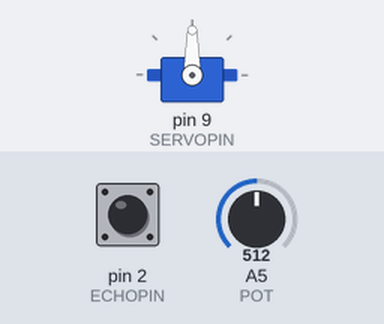
Simulated run of this program. Board: Arduino Uno, built with avr-gcc and run on an emulated ATmega328P. Parts: servo. Inputs (shaded band) come from the test bench; at power-on: A5 (POT) = 512, pin 2 (ECHOPIN) LOW.

Above: at 1.2 s.
1.3 s: A5 (POT) set to 306
At 8.7 s:
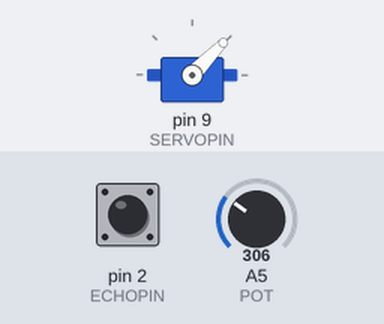
9.5 s: A5 (POT) set to 511
At 13.3 s:
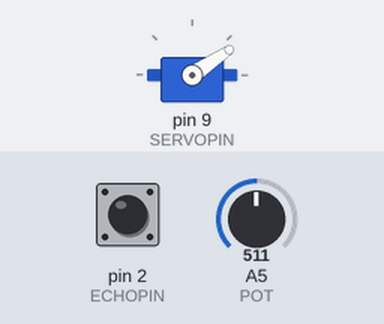
13.6 s: A5 (POT) set to 900
At 17.2 s:
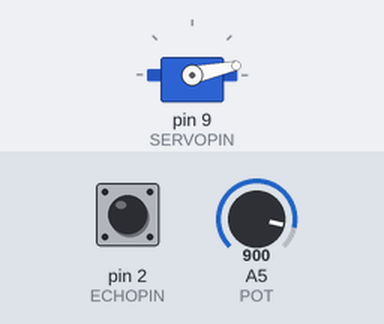
24.5 s: pin 2 (ECHOPIN) pulsed HIGH 2 times (0.12 s each, 0.3 s apart)
At 28.3 s:
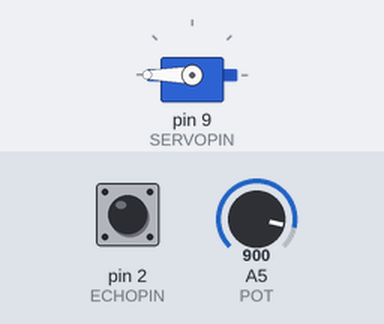
32.4 s: pin 2 (ECHOPIN) pulsed HIGH 5 times (0.12 s each, 0.3 s apart)
44.8 s: A5 (POT) set to 716
Timing chart, 0 to 53.4 s (numbered marks = the images above; inputs shaded):
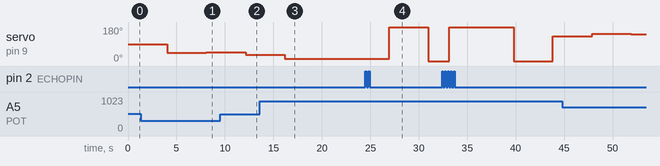

The program:

main.cpp
```cpp
#include <Servo.h>
#include <Wire.h>

// Introduce servo object
Servo servo;

// MACRODEFINITIONS
#define TRIGPIN 4
#define ECHOPIN 2
#define SERVOPIN 9
#define POT A5
// This potentiometer is used to set the 'set-point', the point to
// which the system tries to return the ball to.


// VARIABLE DEFINITIONS
long duration;
float distance;
float elapsed_time, time, timePrev; // For use in derivative component.
float dist_prev_error, dist_error;
float set_point = 21.0; // Mid point of the balance.
float servo_angle;
float time_diff;
float time1 = 0;
float point_change;
int counter = 1;
float total;

// PID CONSTANTS
const float kp = 5.3;
const float ki = 0.07;
const float kd = 1800;
float P, I, D, PID_total;


// TEMPERATURE AND HUMIDITY
// Adjust these values each time for best results.
const float hum = 83.0; // 70%
const float temp = 25.0; // degrees celcius
const float sound_sp = ((331.4 + (0.606*temp) + (0.0124*hum))/10000); // from m/s to cm/ms


void setup() {

  pinMode(TRIGPIN, OUTPUT);
  pinMode(ECHOPIN, INPUT);
  pinMode(SERVOPIN, OUTPUT); // dunno if you need this
  servo.attach(9); // to control servo with pin 9
  servo.write(90); // to make balance horizontal to start
  Serial.begin(9600);

}

void loop() {

  distance = get_distance(); // Read distance of ball from center (error)
  total += distance;

  // Calculate PID values based on average of 4 distance readings, to
  // reduce the jitter introduced in the system with consecutive
  // readings.
  if (counter % 4 == 0) {

    set_point = set_centre();

    time_diff = (millis() - time1);  // Used with derivative component.
    distance = (total/4);  // Get the average of the 4 values.
    time1 = millis();

    dist_error = set_point - distance;

    P = kp * dist_error; // P value

    D = kd * ((dist_error - dist_prev_error)/time_diff); // D value

    if (-3 < dist_error < 3) {  // I Value
    // It is only useful for small accumulated errors that are going
    // otherwise uncorrected, so it is only used in a small range.
      I = I + (ki * dist_error);
      }
    else {
      I = 0;
      }

    PID_total = P + I + D;
    servo_angle = map(PID_total, 150, -150, 0, 150); // Get values to feed to servo motor.

    // Controlling servo.
    servo.write(servo_angle + 15); // 15 degree offset based on motor orientation in my build.
    dist_prev_error = dist_error;
    total = 0; // Reset the average.
    }
  counter += 1;
}

/// FUNCTION DEFINITIONS
float get_distance() {
  digitalWrite(TRIGPIN, LOW); // just to make sure in the beginning
  delay(2);
  digitalWrite(TRIGPIN, HIGH);
  delay(10);
  digitalWrite(TRIGPIN, LOW);
  duration = pulseIn(ECHOPIN, HIGH);

  return ((duration/2) * sound_sp);
}

float set_centre() {
  int value = map(analogRead(POT), 0, 1023, -10, +10);
  return (21.0 + value);
}
```

Measured:
- after the input at 9.5 s, servo on pin 9 (SERVOPIN): 46° → 34° after 2.6 s
- after the input at 13.6 s, servo on pin 9 (SERVOPIN): 34° → 12° after 2.6 s, → 13° 4.0 s later, → 12° 4.0 s later
